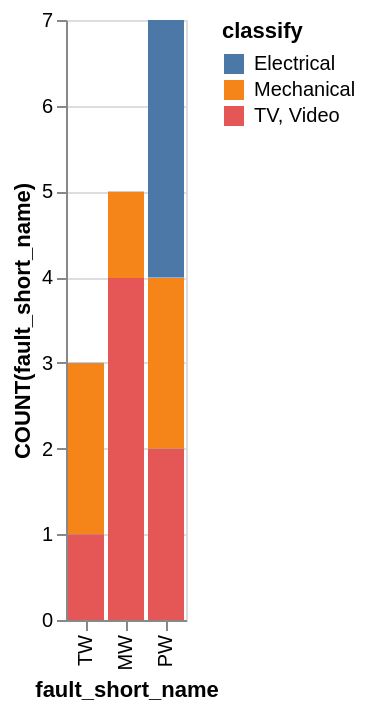

The specification (Vega-Lite) saved for this image:
### Vega-Lite specification from a JSON file in a GitHub repository (floating-point values rounded to 4 significant figures)
{"data": {"values": [{"x_data": "TW", "y_data": 0, "classify": "Electrical"}, {"x_data": "MW", "y_data": 0, "classify": "Electrical"}, {"x_data": "PW", "y_data": 3, "classify": "Electrical"}, {"x_data": "TW", "y_data": 2, "classify": "Mechanical"}, {"x_data": "MW", "y_data": 1, "classify": "Mechanical"}, {"x_data": "PW", "y_data": 2, "classify": "Mechanical"}, {"x_data": "TW", "y_data": 1, "classify": "TV, Video"}, {"x_data": "MW", "y_data": 4, "classify": "TV, Video"}, {"x_data": "PW", "y_data": 2, "classify": "TV, Video"}]}, "mark": "bar", "encoding": {"x": {"field": "x_data", "type": "nominal", "title": "fault_short_name", "sort": {"op": "sum", "field": "y_data", "order": "ascending"}}, "y": {"field": "y_data", "type": "quantitative", "title": "COUNT(fault_short_name)"}, "color": {"field": "classify"}}}
